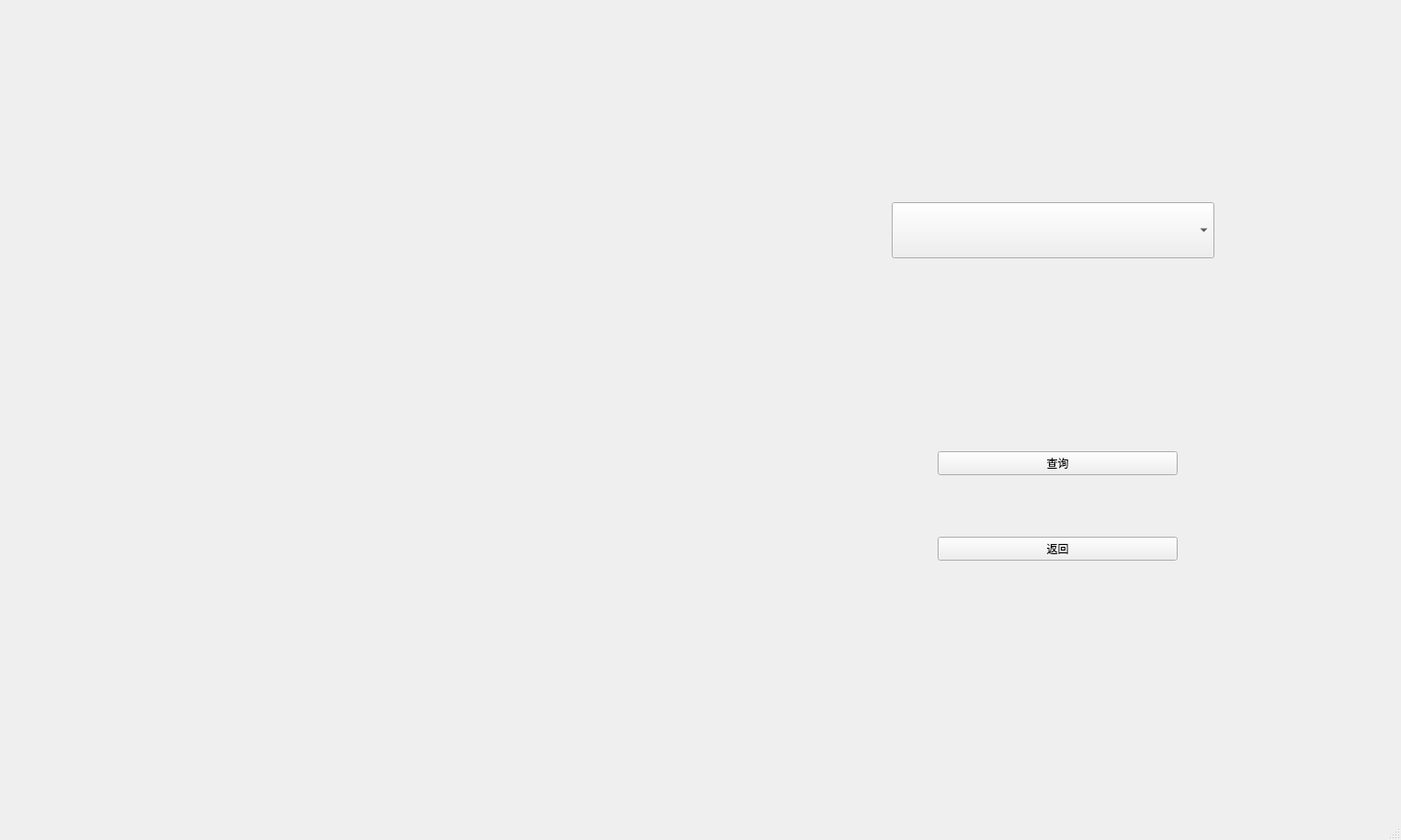
<?xml version="1.0" encoding="UTF-8"?>
<ui version="4.0">
 <class>MapWindow</class>
 <widget class="QMainWindow" name="MapWindow">
  <property name="geometry">
   <rect>
    <x>0</x>
    <y>0</y>
    <width>1524</width>
    <height>914</height>
   </rect>
  </property>
  <property name="windowTitle">
   <string>MainWindow</string>
  </property>
  <widget class="QWidget" name="centralwidget">
   <widget class="QComboBox" name="comboBox">
    <property name="geometry">
     <rect>
      <x>970</x>
      <y>220</y>
      <width>351</width>
      <height>61</height>
     </rect>
    </property>
   </widget>
   <widget class="QWidget" name="widget" native="true">
    <property name="geometry">
     <rect>
      <x>1020</x>
      <y>430</y>
      <width>261</width>
      <height>241</height>
     </rect>
    </property>
    <layout class="QVBoxLayout" name="verticalLayout">
     <item>
      <widget class="QPushButton" name="pushButton">
       <property name="text">
        <string>查询</string>
       </property>
      </widget>
     </item>
     <item>
      <widget class="QPushButton" name="pushButton_2">
       <property name="text">
        <string>返回</string>
       </property>
      </widget>
     </item>
    </layout>
   </widget>
  </widget>
  <widget class="QMenuBar" name="menubar">
   <property name="geometry">
    <rect>
     <x>0</x>
     <y>0</y>
     <width>1524</width>
     <height>21</height>
    </rect>
   </property>
  </widget>
  <widget class="QStatusBar" name="statusbar"/>
  <action name="actionadd">
   <property name="text">
    <string>导入</string>
   </property>
  </action>
  <action name="actionclose">
   <property name="text">
    <string>退出</string>
   </property>
  </action>
 </widget>
 <resources/>
 <connections/>
</ui>
